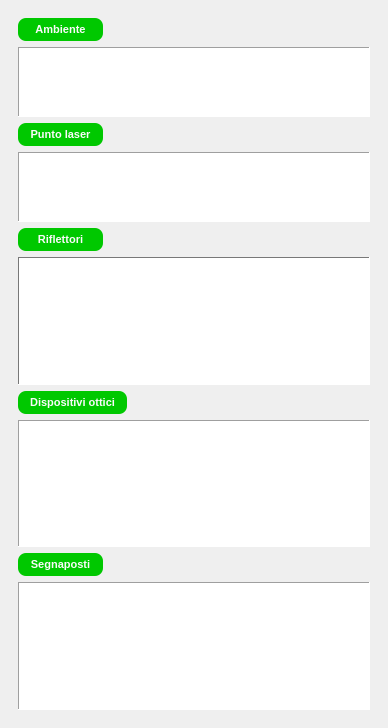
<?xml version="1.0" encoding="UTF-8"?>
<ui version="4.0">
 <class>ReflectorsQList</class>
 <widget class="QDockWidget" name="ReflectorsQList">
  <property name="geometry">
   <rect>
    <x>0</x>
    <y>0</y>
    <width>388</width>
    <height>728</height>
   </rect>
  </property>
  <property name="minimumSize">
   <size>
    <width>168</width>
    <height>260</height>
   </size>
  </property>
  <property name="maximumSize">
   <size>
    <width>524287</width>
    <height>800</height>
   </size>
  </property>
  <property name="sizeIncrement">
   <size>
    <width>0</width>
    <height>0</height>
   </size>
  </property>
  <property name="font">
   <font>
    <pointsize>8</pointsize>
   </font>
  </property>
  <property name="styleSheet">
   <string notr="true">QListView {show-decoration-selected: 1;
                  selection-color: white;
                  selection-background-color: #0068d9;}</string>
  </property>
  <property name="allowedAreas">
   <set>Qt::AllDockWidgetAreas</set>
  </property>
  <property name="windowTitle">
   <string>Elementi grafici</string>
  </property>
  <widget class="QWidget" name="dockWidgetContents">
   <layout class="QGridLayout" name="gridLayout_2">
    <item row="0" column="0">
     <widget class="QScrollArea" name="scrollArea">
      <property name="frameShape">
       <enum>QFrame::NoFrame</enum>
      </property>
      <property name="frameShadow">
       <enum>QFrame::Plain</enum>
      </property>
      <property name="widgetResizable">
       <bool>true</bool>
      </property>
      <widget class="QWidget" name="scrollAreaWidgetContents">
       <property name="geometry">
        <rect>
         <x>0</x>
         <y>0</y>
         <width>370</width>
         <height>682</height>
        </rect>
       </property>
       <layout class="QGridLayout" name="gridLayout">
        <item row="5" column="0" colspan="3">
         <widget class="QListView" name="listView">
          <property name="palette">
           <palette>
            <active>
             <colorrole role="WindowText">
              <brush brushstyle="SolidPattern">
               <color alpha="255">
                <red>0</red>
                <green>0</green>
                <blue>0</blue>
               </color>
              </brush>
             </colorrole>
             <colorrole role="Button">
              <brush brushstyle="SolidPattern">
               <color alpha="255">
                <red>255</red>
                <green>255</green>
                <blue>255</blue>
               </color>
              </brush>
             </colorrole>
             <colorrole role="Light">
              <brush brushstyle="SolidPattern">
               <color alpha="255">
                <red>255</red>
                <green>255</green>
                <blue>255</blue>
               </color>
              </brush>
             </colorrole>
             <colorrole role="Midlight">
              <brush brushstyle="SolidPattern">
               <color alpha="255">
                <red>247</red>
                <green>247</green>
                <blue>247</blue>
               </color>
              </brush>
             </colorrole>
             <colorrole role="Dark">
              <brush brushstyle="SolidPattern">
               <color alpha="255">
                <red>120</red>
                <green>120</green>
                <blue>120</blue>
               </color>
              </brush>
             </colorrole>
             <colorrole role="Mid">
              <brush brushstyle="SolidPattern">
               <color alpha="255">
                <red>160</red>
                <green>160</green>
                <blue>160</blue>
               </color>
              </brush>
             </colorrole>
             <colorrole role="Text">
              <brush brushstyle="SolidPattern">
               <color alpha="255">
                <red>0</red>
                <green>0</green>
                <blue>0</blue>
               </color>
              </brush>
             </colorrole>
             <colorrole role="BrightText">
              <brush brushstyle="SolidPattern">
               <color alpha="255">
                <red>255</red>
                <green>255</green>
                <blue>255</blue>
               </color>
              </brush>
             </colorrole>
             <colorrole role="ButtonText">
              <brush brushstyle="SolidPattern">
               <color alpha="255">
                <red>0</red>
                <green>0</green>
                <blue>0</blue>
               </color>
              </brush>
             </colorrole>
             <colorrole role="Base">
              <brush brushstyle="SolidPattern">
               <color alpha="255">
                <red>255</red>
                <green>255</green>
                <blue>255</blue>
               </color>
              </brush>
             </colorrole>
             <colorrole role="Window">
              <brush brushstyle="SolidPattern">
               <color alpha="255">
                <red>255</red>
                <green>255</green>
                <blue>255</blue>
               </color>
              </brush>
             </colorrole>
             <colorrole role="Shadow">
              <brush brushstyle="SolidPattern">
               <color alpha="255">
                <red>0</red>
                <green>0</green>
                <blue>0</blue>
               </color>
              </brush>
             </colorrole>
             <colorrole role="Highlight">
              <brush brushstyle="SolidPattern">
               <color alpha="255">
                <red>0</red>
                <green>104</green>
                <blue>217</blue>
               </color>
              </brush>
             </colorrole>
             <colorrole role="HighlightedText">
              <brush brushstyle="SolidPattern">
               <color alpha="255">
                <red>255</red>
                <green>255</green>
                <blue>255</blue>
               </color>
              </brush>
             </colorrole>
             <colorrole role="AlternateBase">
              <brush brushstyle="SolidPattern">
               <color alpha="255">
                <red>247</red>
                <green>247</green>
                <blue>247</blue>
               </color>
              </brush>
             </colorrole>
             <colorrole role="ToolTipBase">
              <brush brushstyle="SolidPattern">
               <color alpha="255">
                <red>255</red>
                <green>255</green>
                <blue>220</blue>
               </color>
              </brush>
             </colorrole>
             <colorrole role="ToolTipText">
              <brush brushstyle="SolidPattern">
               <color alpha="255">
                <red>0</red>
                <green>0</green>
                <blue>0</blue>
               </color>
              </brush>
             </colorrole>
             <colorrole role="PlaceholderText">
              <brush brushstyle="SolidPattern">
               <color alpha="128">
                <red>0</red>
                <green>0</green>
                <blue>0</blue>
               </color>
              </brush>
             </colorrole>
            </active>
            <inactive>
             <colorrole role="WindowText">
              <brush brushstyle="SolidPattern">
               <color alpha="255">
                <red>0</red>
                <green>0</green>
                <blue>0</blue>
               </color>
              </brush>
             </colorrole>
             <colorrole role="Button">
              <brush brushstyle="SolidPattern">
               <color alpha="255">
                <red>255</red>
                <green>255</green>
                <blue>255</blue>
               </color>
              </brush>
             </colorrole>
             <colorrole role="Light">
              <brush brushstyle="SolidPattern">
               <color alpha="255">
                <red>255</red>
                <green>255</green>
                <blue>255</blue>
               </color>
              </brush>
             </colorrole>
             <colorrole role="Midlight">
              <brush brushstyle="SolidPattern">
               <color alpha="255">
                <red>247</red>
                <green>247</green>
                <blue>247</blue>
               </color>
              </brush>
             </colorrole>
             <colorrole role="Dark">
              <brush brushstyle="SolidPattern">
               <color alpha="255">
                <red>120</red>
                <green>120</green>
                <blue>120</blue>
               </color>
              </brush>
             </colorrole>
             <colorrole role="Mid">
              <brush brushstyle="SolidPattern">
               <color alpha="255">
                <red>160</red>
                <green>160</green>
                <blue>160</blue>
               </color>
              </brush>
             </colorrole>
             <colorrole role="Text">
              <brush brushstyle="SolidPattern">
               <color alpha="255">
                <red>0</red>
                <green>0</green>
                <blue>0</blue>
               </color>
              </brush>
             </colorrole>
             <colorrole role="BrightText">
              <brush brushstyle="SolidPattern">
               <color alpha="255">
                <red>255</red>
                <green>255</green>
                <blue>255</blue>
               </color>
              </brush>
             </colorrole>
             <colorrole role="ButtonText">
              <brush brushstyle="SolidPattern">
               <color alpha="255">
                <red>0</red>
                <green>0</green>
                <blue>0</blue>
               </color>
              </brush>
             </colorrole>
             <colorrole role="Base">
              <brush brushstyle="SolidPattern">
               <color alpha="255">
                <red>255</red>
                <green>255</green>
                <blue>255</blue>
               </color>
              </brush>
             </colorrole>
             <colorrole role="Window">
              <brush brushstyle="SolidPattern">
               <color alpha="255">
                <red>255</red>
                <green>255</green>
                <blue>255</blue>
               </color>
              </brush>
             </colorrole>
             <colorrole role="Shadow">
              <brush brushstyle="SolidPattern">
               <color alpha="255">
                <red>0</red>
                <green>0</green>
                <blue>0</blue>
               </color>
              </brush>
             </colorrole>
             <colorrole role="Highlight">
              <brush brushstyle="SolidPattern">
               <color alpha="255">
                <red>0</red>
                <green>104</green>
                <blue>217</blue>
               </color>
              </brush>
             </colorrole>
             <colorrole role="HighlightedText">
              <brush brushstyle="SolidPattern">
               <color alpha="255">
                <red>255</red>
                <green>255</green>
                <blue>255</blue>
               </color>
              </brush>
             </colorrole>
             <colorrole role="AlternateBase">
              <brush brushstyle="SolidPattern">
               <color alpha="255">
                <red>247</red>
                <green>247</green>
                <blue>247</blue>
               </color>
              </brush>
             </colorrole>
             <colorrole role="ToolTipBase">
              <brush brushstyle="SolidPattern">
               <color alpha="255">
                <red>255</red>
                <green>255</green>
                <blue>220</blue>
               </color>
              </brush>
             </colorrole>
             <colorrole role="ToolTipText">
              <brush brushstyle="SolidPattern">
               <color alpha="255">
                <red>0</red>
                <green>0</green>
                <blue>0</blue>
               </color>
              </brush>
             </colorrole>
             <colorrole role="PlaceholderText">
              <brush brushstyle="SolidPattern">
               <color alpha="128">
                <red>0</red>
                <green>0</green>
                <blue>0</blue>
               </color>
              </brush>
             </colorrole>
            </inactive>
            <disabled>
             <colorrole role="WindowText">
              <brush brushstyle="SolidPattern">
               <color alpha="255">
                <red>120</red>
                <green>120</green>
                <blue>120</blue>
               </color>
              </brush>
             </colorrole>
             <colorrole role="Button">
              <brush brushstyle="SolidPattern">
               <color alpha="255">
                <red>255</red>
                <green>255</green>
                <blue>255</blue>
               </color>
              </brush>
             </colorrole>
             <colorrole role="Light">
              <brush brushstyle="SolidPattern">
               <color alpha="255">
                <red>255</red>
                <green>255</green>
                <blue>255</blue>
               </color>
              </brush>
             </colorrole>
             <colorrole role="Midlight">
              <brush brushstyle="SolidPattern">
               <color alpha="255">
                <red>247</red>
                <green>247</green>
                <blue>247</blue>
               </color>
              </brush>
             </colorrole>
             <colorrole role="Dark">
              <brush brushstyle="SolidPattern">
               <color alpha="255">
                <red>120</red>
                <green>120</green>
                <blue>120</blue>
               </color>
              </brush>
             </colorrole>
             <colorrole role="Mid">
              <brush brushstyle="SolidPattern">
               <color alpha="255">
                <red>160</red>
                <green>160</green>
                <blue>160</blue>
               </color>
              </brush>
             </colorrole>
             <colorrole role="Text">
              <brush brushstyle="SolidPattern">
               <color alpha="255">
                <red>120</red>
                <green>120</green>
                <blue>120</blue>
               </color>
              </brush>
             </colorrole>
             <colorrole role="BrightText">
              <brush brushstyle="SolidPattern">
               <color alpha="255">
                <red>255</red>
                <green>255</green>
                <blue>255</blue>
               </color>
              </brush>
             </colorrole>
             <colorrole role="ButtonText">
              <brush brushstyle="SolidPattern">
               <color alpha="255">
                <red>120</red>
                <green>120</green>
                <blue>120</blue>
               </color>
              </brush>
             </colorrole>
             <colorrole role="Base">
              <brush brushstyle="SolidPattern">
               <color alpha="255">
                <red>255</red>
                <green>255</green>
                <blue>255</blue>
               </color>
              </brush>
             </colorrole>
             <colorrole role="Window">
              <brush brushstyle="SolidPattern">
               <color alpha="255">
                <red>255</red>
                <green>255</green>
                <blue>255</blue>
               </color>
              </brush>
             </colorrole>
             <colorrole role="Shadow">
              <brush brushstyle="SolidPattern">
               <color alpha="255">
                <red>0</red>
                <green>0</green>
                <blue>0</blue>
               </color>
              </brush>
             </colorrole>
             <colorrole role="Highlight">
              <brush brushstyle="SolidPattern">
               <color alpha="255">
                <red>0</red>
                <green>104</green>
                <blue>217</blue>
               </color>
              </brush>
             </colorrole>
             <colorrole role="HighlightedText">
              <brush brushstyle="SolidPattern">
               <color alpha="255">
                <red>255</red>
                <green>255</green>
                <blue>255</blue>
               </color>
              </brush>
             </colorrole>
             <colorrole role="AlternateBase">
              <brush brushstyle="SolidPattern">
               <color alpha="255">
                <red>240</red>
                <green>240</green>
                <blue>240</blue>
               </color>
              </brush>
             </colorrole>
             <colorrole role="ToolTipBase">
              <brush brushstyle="SolidPattern">
               <color alpha="255">
                <red>255</red>
                <green>255</green>
                <blue>220</blue>
               </color>
              </brush>
             </colorrole>
             <colorrole role="ToolTipText">
              <brush brushstyle="SolidPattern">
               <color alpha="255">
                <red>0</red>
                <green>0</green>
                <blue>0</blue>
               </color>
              </brush>
             </colorrole>
             <colorrole role="PlaceholderText">
              <brush brushstyle="SolidPattern">
               <color alpha="128">
                <red>0</red>
                <green>0</green>
                <blue>0</blue>
               </color>
              </brush>
             </colorrole>
            </disabled>
           </palette>
          </property>
          <property name="font">
           <font>
            <family>Arial</family>
            <pointsize>8</pointsize>
            <weight>75</weight>
            <bold>true</bold>
           </font>
          </property>
          <property name="styleSheet">
           <string notr="true"/>
          </property>
          <property name="frameShape">
           <enum>QFrame::Panel</enum>
          </property>
          <property name="alternatingRowColors">
           <bool>false</bool>
          </property>
          <property name="iconSize">
           <size>
            <width>40</width>
            <height>40</height>
           </size>
          </property>
          <property name="spacing">
           <number>5</number>
          </property>
          <property name="viewMode">
           <enum>QListView::ListMode</enum>
          </property>
         </widget>
        </item>
        <item row="1" column="0" colspan="3">
         <widget class="QListView" name="environmentListView">
          <property name="maximumSize">
           <size>
            <width>16777215</width>
            <height>90</height>
           </size>
          </property>
          <property name="font">
           <font>
            <family>Arial</family>
            <pointsize>8</pointsize>
            <weight>75</weight>
            <bold>true</bold>
           </font>
          </property>
          <property name="autoFillBackground">
           <bool>true</bool>
          </property>
          <property name="styleSheet">
           <string notr="true"/>
          </property>
          <property name="frameShape">
           <enum>QFrame::Panel</enum>
          </property>
          <property name="dragEnabled">
           <bool>true</bool>
          </property>
          <property name="alternatingRowColors">
           <bool>true</bool>
          </property>
          <property name="selectionBehavior">
           <enum>QAbstractItemView::SelectItems</enum>
          </property>
          <property name="iconSize">
           <size>
            <width>40</width>
            <height>40</height>
           </size>
          </property>
          <property name="textElideMode">
           <enum>Qt::ElideRight</enum>
          </property>
          <property name="isWrapping" stdset="0">
           <bool>false</bool>
          </property>
          <property name="spacing">
           <number>5</number>
          </property>
          <property name="viewMode">
           <enum>QListView::ListMode</enum>
          </property>
          <property name="modelColumn">
           <number>0</number>
          </property>
         </widget>
        </item>
        <item row="4" column="2">
         <spacer name="horizontalSpacer_2">
          <property name="orientation">
           <enum>Qt::Horizontal</enum>
          </property>
          <property name="sizeHint" stdset="0">
           <size>
            <width>176</width>
            <height>20</height>
           </size>
          </property>
         </spacer>
        </item>
        <item row="2" column="2">
         <spacer name="horizontalSpacer_4">
          <property name="orientation">
           <enum>Qt::Horizontal</enum>
          </property>
          <property name="sizeHint" stdset="0">
           <size>
            <width>176</width>
            <height>20</height>
           </size>
          </property>
         </spacer>
        </item>
        <item row="6" column="0" colspan="2">
         <widget class="QLabel" name="label_3">
          <property name="font">
           <font>
            <pointsize>8</pointsize>
            <weight>75</weight>
            <bold>true</bold>
           </font>
          </property>
          <property name="styleSheet">
           <string notr="true">QLabel {background-color: #00c800}
QLabel {color: #fafafa}
QLabel {border: 0px solid grey}
QLabel {border-radius: 8px}
QLabel {padding: 5px}
QLabel {padding-left: 12px}
QLabel {padding-right: 12px}
QLabel {margin-right: 10px}</string>
          </property>
          <property name="text">
           <string>Dispositivi ottici</string>
          </property>
          <property name="alignment">
           <set>Qt::AlignCenter</set>
          </property>
         </widget>
        </item>
        <item row="0" column="0">
         <widget class="QLabel" name="label_4">
          <property name="font">
           <font>
            <pointsize>8</pointsize>
            <weight>75</weight>
            <bold>true</bold>
           </font>
          </property>
          <property name="styleSheet">
           <string notr="true">QLabel {background-color: #00c800}
QLabel {color: #fafafa}
QLabel {border: 0px solid grey}
QLabel {border-radius: 8px}
QLabel {padding: 5px}
QLabel {padding-left: 12px}
QLabel {padding-right: 12px}
QLabel {margin-right: 10px}</string>
          </property>
          <property name="text">
           <string>Ambiente</string>
          </property>
          <property name="alignment">
           <set>Qt::AlignCenter</set>
          </property>
         </widget>
        </item>
        <item row="0" column="1" colspan="2">
         <spacer name="horizontalSpacer">
          <property name="orientation">
           <enum>Qt::Horizontal</enum>
          </property>
          <property name="sizeHint" stdset="0">
           <size>
            <width>204</width>
            <height>23</height>
           </size>
          </property>
         </spacer>
        </item>
        <item row="4" column="0">
         <widget class="QLabel" name="label_2">
          <property name="font">
           <font>
            <pointsize>8</pointsize>
            <weight>75</weight>
            <bold>true</bold>
           </font>
          </property>
          <property name="styleSheet">
           <string notr="true">QLabel {background-color: #00c800}
QLabel {color: #fafafa}
QLabel {border: 0px solid grey}
QLabel {border-radius: 8px}
QLabel {padding: 5px}
QLabel {padding-left: 12px}
QLabel {padding-right: 12px}
QLabel {margin-right: 10px}</string>
          </property>
          <property name="text">
           <string>Riflettori</string>
          </property>
          <property name="alignment">
           <set>Qt::AlignCenter</set>
          </property>
         </widget>
        </item>
        <item row="7" column="0" colspan="3">
         <widget class="QListView" name="binocularListView">
          <property name="font">
           <font>
            <family>Arial</family>
            <pointsize>8</pointsize>
            <weight>75</weight>
            <bold>true</bold>
           </font>
          </property>
          <property name="styleSheet">
           <string notr="true"/>
          </property>
          <property name="frameShape">
           <enum>QFrame::Panel</enum>
          </property>
          <property name="iconSize">
           <size>
            <width>40</width>
            <height>40</height>
           </size>
          </property>
          <property name="spacing">
           <number>5</number>
          </property>
         </widget>
        </item>
        <item row="8" column="0">
         <widget class="QLabel" name="inspectorsLabel">
          <property name="font">
           <font>
            <pointsize>8</pointsize>
            <weight>75</weight>
            <bold>true</bold>
           </font>
          </property>
          <property name="styleSheet">
           <string notr="true">QLabel {background-color: #00c800}
QLabel {color: #fafafa}
QLabel {border: 0px solid grey}
QLabel {border-radius: 8px}
QLabel {padding: 5px}
QLabel {padding-left: 12px}
QLabel {padding-right: 12px}
QLabel {margin-right: 10px}</string>
          </property>
          <property name="text">
           <string>Segnaposti</string>
          </property>
          <property name="alignment">
           <set>Qt::AlignCenter</set>
          </property>
         </widget>
        </item>
        <item row="8" column="2">
         <spacer name="horizontalSpacer_5">
          <property name="orientation">
           <enum>Qt::Horizontal</enum>
          </property>
          <property name="sizeHint" stdset="0">
           <size>
            <width>40</width>
            <height>20</height>
           </size>
          </property>
         </spacer>
        </item>
        <item row="3" column="0" colspan="3">
         <widget class="QListView" name="laserListView">
          <property name="maximumSize">
           <size>
            <width>16777215</width>
            <height>90</height>
           </size>
          </property>
          <property name="font">
           <font>
            <family>Arial</family>
            <pointsize>8</pointsize>
            <weight>75</weight>
            <bold>true</bold>
           </font>
          </property>
          <property name="autoFillBackground">
           <bool>true</bool>
          </property>
          <property name="styleSheet">
           <string notr="true"/>
          </property>
          <property name="frameShape">
           <enum>QFrame::Panel</enum>
          </property>
          <property name="dragEnabled">
           <bool>true</bool>
          </property>
          <property name="alternatingRowColors">
           <bool>true</bool>
          </property>
          <property name="selectionBehavior">
           <enum>QAbstractItemView::SelectItems</enum>
          </property>
          <property name="iconSize">
           <size>
            <width>40</width>
            <height>40</height>
           </size>
          </property>
          <property name="textElideMode">
           <enum>Qt::ElideRight</enum>
          </property>
          <property name="isWrapping" stdset="0">
           <bool>false</bool>
          </property>
          <property name="spacing">
           <number>5</number>
          </property>
          <property name="viewMode">
           <enum>QListView::ListMode</enum>
          </property>
          <property name="modelColumn">
           <number>0</number>
          </property>
         </widget>
        </item>
        <item row="2" column="0">
         <widget class="QLabel" name="label">
          <property name="font">
           <font>
            <pointsize>8</pointsize>
            <weight>75</weight>
            <bold>true</bold>
           </font>
          </property>
          <property name="styleSheet">
           <string notr="true">QLabel {background-color: #00c800}
QLabel {color: #fafafa}
QLabel {border: 0px solid grey}
QLabel {border-radius: 8px}
QLabel {padding: 5px}
QLabel {padding-left: 12px}
QLabel {padding-right: 12px}
QLabel {margin-right: 10px}</string>
          </property>
          <property name="text">
           <string>Punto laser</string>
          </property>
          <property name="alignment">
           <set>Qt::AlignCenter</set>
          </property>
         </widget>
        </item>
        <item row="6" column="2">
         <spacer name="horizontalSpacer_3">
          <property name="orientation">
           <enum>Qt::Horizontal</enum>
          </property>
          <property name="sizeHint" stdset="0">
           <size>
            <width>6</width>
            <height>20</height>
           </size>
          </property>
         </spacer>
        </item>
        <item row="9" column="0" colspan="3">
         <widget class="QListView" name="inspectorListView">
          <property name="font">
           <font>
            <family>Arial</family>
            <pointsize>8</pointsize>
            <weight>75</weight>
            <bold>true</bold>
           </font>
          </property>
          <property name="styleSheet">
           <string notr="true"/>
          </property>
          <property name="frameShape">
           <enum>QFrame::Panel</enum>
          </property>
          <property name="iconSize">
           <size>
            <width>40</width>
            <height>40</height>
           </size>
          </property>
          <property name="spacing">
           <number>5</number>
          </property>
         </widget>
        </item>
       </layout>
      </widget>
     </widget>
    </item>
   </layout>
  </widget>
 </widget>
 <resources/>
 <connections/>
</ui>
